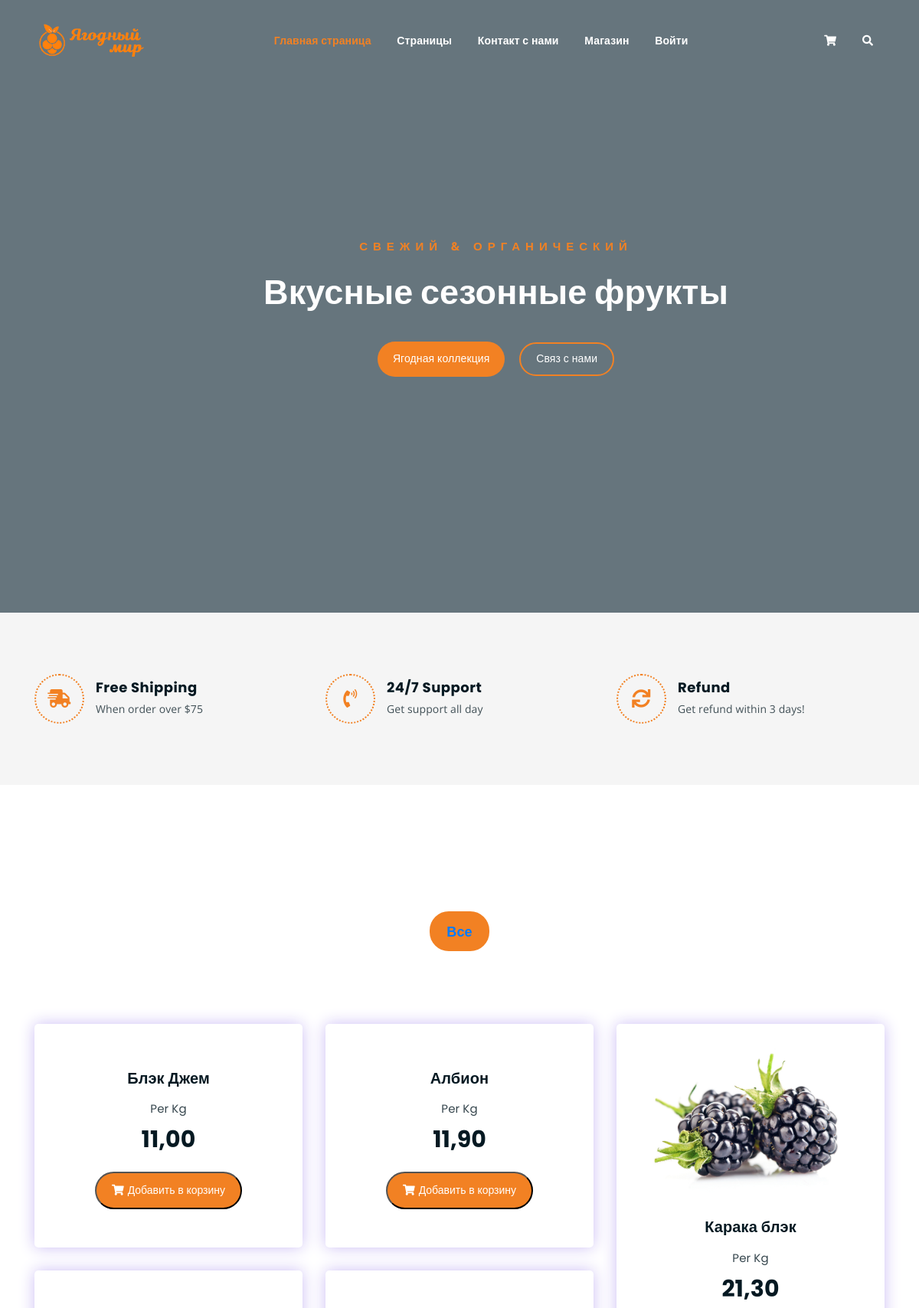
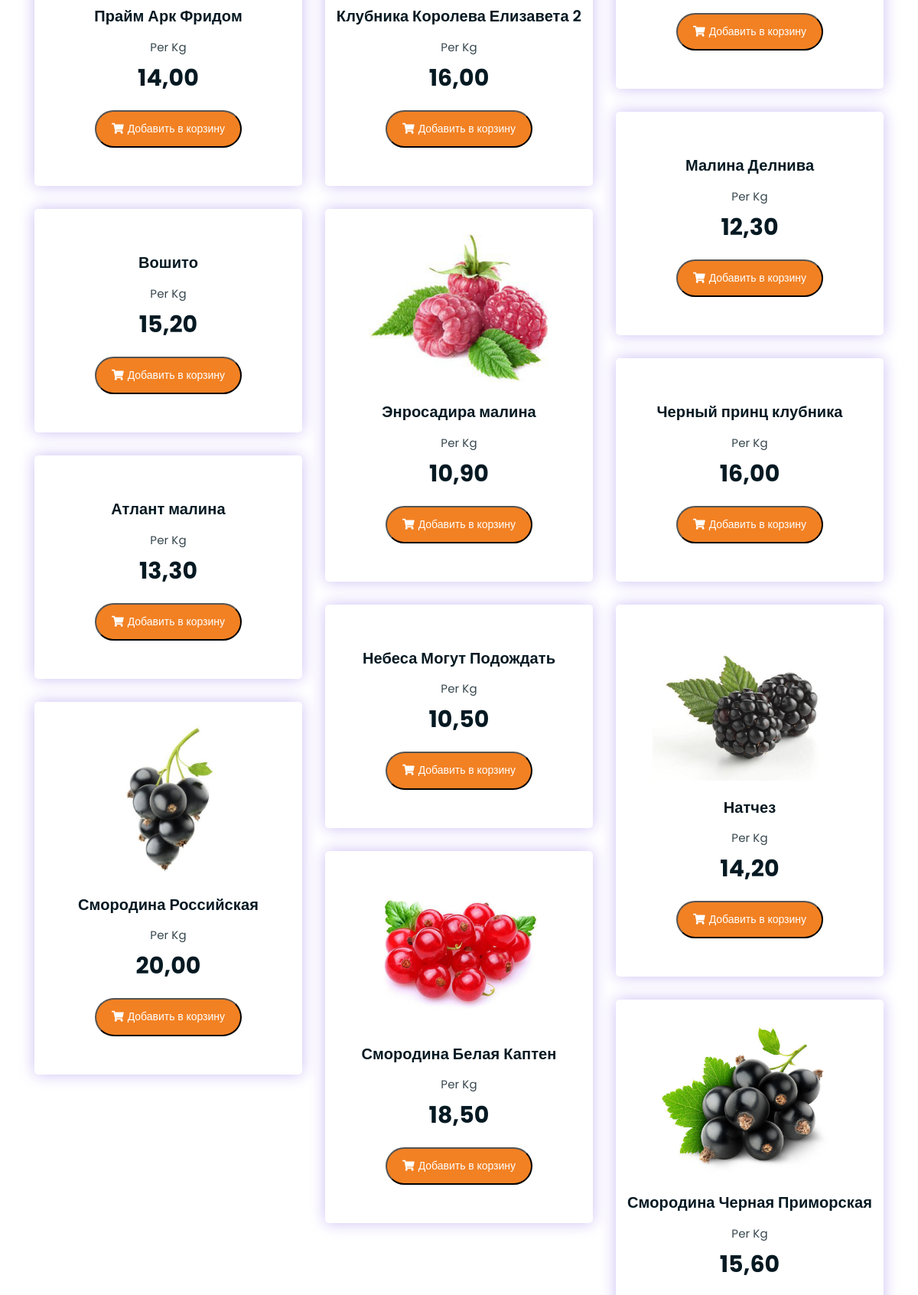
The page / (upper part) on the database its author committed (2 pictures, top to bottom).
### berries/models.py (models this page shows)
class Berries(models.Model):
    name = models.CharField(max_length=50)
    title = models.CharField(max_length=200, null=True, blank=True)
    category = models.ForeignKey(Categories, on_delete=models.CASCADE)
    price = models.DecimalField(max_digits=8, decimal_places=2)
    currency = models.ForeignKey(Currency, on_delete=models.CASCADE, default=None)
    description = models.TextField(blank=True, null=True)
    characters = models.TextField(blank=True, null=True)
    def __str__(self):
        return self.name

class BerryImage(models.Model):
    berry = models.ForeignKey(Berries, on_delete=models.CASCADE)
    image = models.ImageField(upload_to='berries_photos')

### berries/views.py (the view)
# urls.py: path('', BerriesHomeView.as_view(), name='home-page'),
class BerriesHomeView(View):
    def get(self, request):
        berries = Berries.objects.all()
        context = {
            'berries': berries
        }
        return render(request, 'index.html', context)

### templates/index.html (shortened to what this page needs)
{% extends 'base.html' %}
{% load static %}
{% block content %}
    <div class="hero-area hero-bg">
        <div class="container">
            <div class="row">
                <div class="col-lg-9 offset-lg-2 text-center">
                    <div class="hero-text">
                        <div class="hero-text-tablecell">
                            <p class="subtitle">Свежий & Органический</p>
                            <h1>Вкусные сезонные фрукты</h1>
                            <div class="hero-btns">
                                <a href="{% url 'berries:shop-page' %}" class="boxed-btn">Ягодная коллекция</a>
                                <a href="{% url 'contact:contact' %}" class="bordered-btn">Связ с нами</a>
                            </div>
                        </div>
                    </div>
                </div>
            </div>
        </div>
    </div>
    <div class="list-section pt-80 pb-80">
        <div class="container">
            <div class="row">
                <div class="col-lg-4 col-md-6 mb-4 mb-lg-0">
                    <div class="list-box d-flex align-items-center">
                        <div class="list-icon">
                            <i class="fas fa-shipping-fast"></i>
                        </div>
                        <div class="content">
                            <h3>Free Shipping</h3>
                            <p>When order over $75</p>
                        </div>
                    </div>
                </div>
                <div class="col-lg-4 col-md-6 mb-4 mb-lg-0">
                    <div class="list-box d-flex align-items-center">
                        <div class="list-icon">
                            <i class="fas fa-phone-volume"></i>
                        </div>
                        <div class="content">
                            <h3>24/7 Support</h3>
                            <p>Get support all day</p>
                        </div>
                    </div>
                </div>
                <div class="col-lg-4 col-md-6">
                    <div class="list-box d-flex justify-content-start align-items-center">
                        <div class="list-icon">
                            <i class="fas fa-sync"></i>
                        </div>
                        <div class="content">
                            <h3>Refund</h3>
                            <p>Get refund within 3 days!</p>
                        </div>
                    </div>
                </div>
            </div>
        </div>
    </div>
    <div class="product-section mt-150 mb-150">
        <div class="container">
            <div class="row">
                <div class="col-md-12">
                    <div class="product-filters">
                        <ul>
                            <li class="{% if not request.GET.category %}active{% endif %}">
                                <a href="{% url 'berries:shop-page' %}">Все</a>
                            </li>
                        </ul>
                    </div>
                </div>
            </div>
            <div class="row product-lists">
                {% for berry in berries %}
                    <div class="col-lg-4 col-md-6 text-center {{ berry.category.name|slugify }}">
                        <div class="single-product-item">
                            <div class="product-image">
                                {% for berry_image in berry.berryimage_set.all|slice:"1" %}
                                    <a href="{% url 'berries:single-page' berry.id %}">
                                        <img src="{{ berry_image.image.url }}" alt="">
                                    </a>
                                {% endfor %}
                            </div>
                            <h3>{{ berry }}</h3>
                            <p class="product-price"><span>Per Kg</span>{{ berry.price }}</p>
                            <form action="{% url 'berries:add_to_favorites' berry.id %}" method="POST">
                                <button type="submit" class="cart-btn">
                                    <i class="fas fa-shopping-cart"></i>Добавить в корзину
                                </button>
                            </form>
                        </div>
                    </div>
                {% endfor %}
            </div>
        </div>
    </div>
{% endblock content %}

### static/css/responsive.css (style rules this page uses)
@media only screen and (min-width: 992px) and (max-width: 1200px) { .hero-text h1 { font-size: 45px; } }

### rows shown on the page
Berries: name "Блэк Джем", price "11,00"
Berries: name "Албион", price "11,90"
Berries: name "Карака блэк", price "21,30"
BerryImage: image (picture)
Berries: name "Прайм Арк Фридом", price "14,00"
Berries: name "Клубника Королева Елизавета 2", price "16,00"
Berries: name "Малина Делнива", price "12,30"
Berries: name "Вошито", price "15,20"
Berries: name "Энросадира малина", price "10,90"
BerryImage: image (picture)
Berries: name "Черный принц клубника", price "16,00"
Berries: name "Атлант малина", price "13,30"
Berries: name "Небеса Могут Подождать", price "10,50"
Berries: name "Натчез", price "14,20"
BerryImage: image (picture)
Berries: name "Смородина Российская", price "20,00"
BerryImage: image (picture)
Berries: name "Смородина Белая Каптен", price "18,50"
BerryImage: image (picture)
Berries: name "Смородина Черная Приморская", price "15,60"
BerryImage: image (picture)
